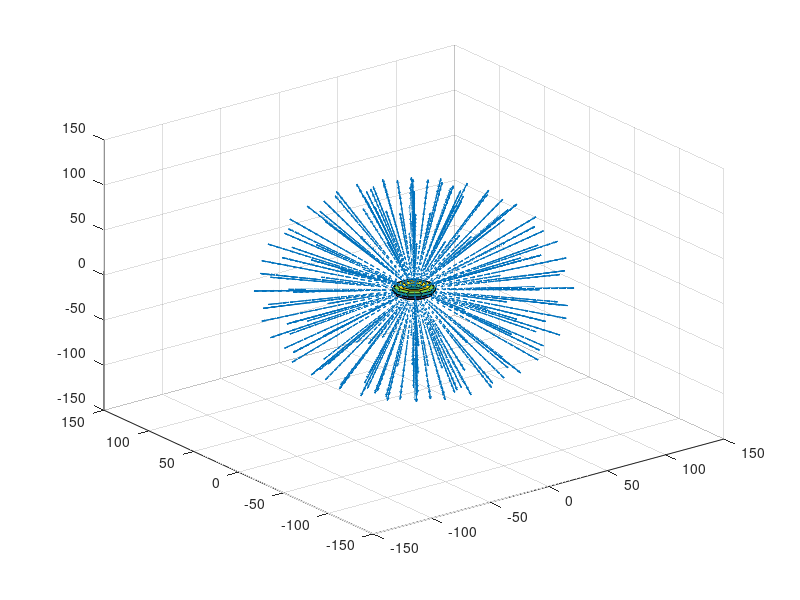

The MATLAB script that drew this image: (Note: this script raises an error after producing the figure.)
steps = 10;
steps2 = 20;
G = 6.673E-11;
R = 10;
r = 5;
p = 100000000;

[theta,phi,rho] = meshgrid((0:2*pi/steps:2*pi),(0:2*pi/steps:2*pi),(0:5/steps2:5));

x = (R + r(:,:,:) .* cos(theta(:,:,:))) .* cos(phi(:,:,:));
y = (R + r(:,:,:) .* cos(theta(:,:,:))) .* sin(phi(:,:,:));
z = r(:,:,:) .* sin(theta(:,:,:));

for n= 1:(steps)
surf(x(:,:,n),y(:,:,n),z(:,:,n))
end
% surf(x,y,z)
hold on


QTheta = (0:2 * pi/steps2:2* pi);
QPhi   = (0:2*pi/steps2: 2*pi);
QR     = (0:100/steps2:100);


[CTheta,CPhi,CRho] = meshgrid(QTheta,QPhi,QR);
[X,Y,Z] = sph2cart(CTheta,CPhi,CRho);

dV = ((X(1,2,2) - X(1,1,2)) * (Y(2,1,1) - Y(1,1,1)) * (Z(1,1,2) - Z(1,1,1)));

% for i = 1:size(X)
%     for j = 1:size(Y)
%         for k = 1:size(Z)
%             
%         changex = x - X(i,j,k);
%         changey = y - Y(i,j,k);
%         changez = z - Z(i,j,k);
%         
%         
% 
%         rvec = sqrt( changex.^2  + changey.^2  + changez.^2);
%         
%          
%         dx = G  .* (1./((rvec.^3))) .* changex .* dV .* p;
%         dy = G  .* (1./((rvec.^3))) .* changey .* dV .* p;
%         dz = G  .* (1./((rvec.^3))) .* changez .* dV .* p;
%         
%         Fx(i,j,k) = trapz(trapz(trapz(dx)));
%         Fy(i,j,k) = trapz(trapz(trapz(dx)));
%         Fz(i,j,k) = trapz(trapz(trapz(dz)));
%         
%         end
%     end
%     disp(i)
% end


quiver3(X,Y,Z,X,Y,Z);

QQQQQ = 100;

axis([-QQQQQ QQQQQ -QQQQQ -QQQQQ QQQQQ])
